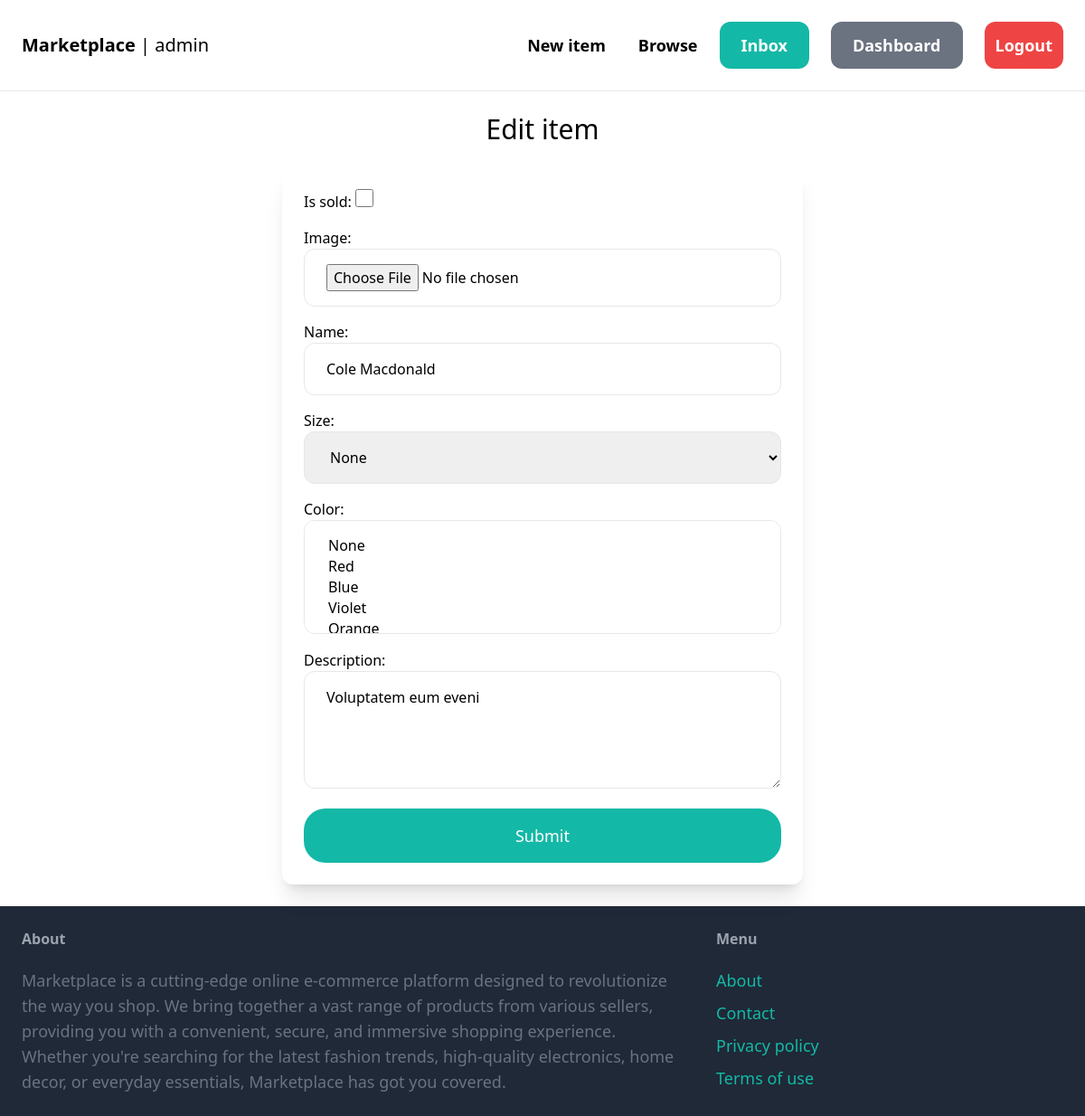
Screenshot of /items/3/edit (signed in) with the database file from the repository.
### item/models.py (models this page shows, shortened)
class Item(models.Model):
    category = models.ForeignKey(Category, related_name='items', on_delete=models.CASCADE)
    name = models.CharField(max_length=255)
    description = models.TextField(blank=True,null=True)
    size = models.CharField(max_length=100,blank=True,null=True)
    color = models.CharField(max_length=100,blank=True,null=True)
    gender = models.CharField(max_length=100,blank=True,null=True)
    price=models.FloatField(default=0.0)
    image = models.ImageField(upload_to='item_images', blank=True, null=True)
    is_sold = models.BooleanField(default=False)
    created_by = models.ForeignKey(User, on_delete=models.CASCADE, related_name='items')
    created_at=models.DateTimeField(auto_now_add=True)

### item/views.py (the view)
# urls.py: path('<int:pk>/edit', views.edit, name = 'edit'),
@login_required
def edit(request, pk):
    item = get_object_or_404(Item, pk=pk,created_by=request.user)
    if request.method == 'POST':
        form = EditItemForm(request.POST, request.FILES, instance=item)
        if form.is_valid():
            form.save()
            return redirect('item:detail', pk=item.id)
    else:
        form = EditItemForm(instance=item)
    return render(request, 'item/form.html',{
        'form':form,
        'title':'Edit item',
    })

### item/forms.py
class EditItemForm(forms.ModelForm):
    class Meta:
        model = Item
        fields = ('is_sold','image','name','size','color','description',)
        widgets = {
            'name':forms.TextInput(attrs={
                'class':INPUT_CLASSES
            }),
            'description':forms.Textarea(attrs={
                'class':INPUT_CLASSES,
                'rows':4
            }),
            'image':forms.FileInput(attrs={
                'class':INPUT_CLASSES
            }),
            'size':forms.Select(attrs={
                'class':INPUT_CLASSES
            },choices=SIZE_CHOICES),
            'color':forms.SelectMultiple(attrs={
                'class':INPUT_CLASSES
            },choices=COLOR_CHOICES),
            'is_sold':forms.CheckboxInput(attrs={
                'class':'text-left accent-emerald-500/25 w-5 h-5'
            }),
        }

### item/templates/item/form.html (shortened to what this page needs)
{% extends 'core/base.html' %}
{% block content %}
<h1 class="mb-6 text-3xl dark:text-white text-center">{{ title }}</h1>
<form action="" method="POST" enctype="multipart/form-data">
    <div class="flex flex-col items-center justify-center dark:text-black">
        <div class="space-y-4 flex flex-col justify-center dark:text-white  md:w-1/2 dark:bg-gray-800 p-6 rounded-xl shadow-xl">
            {{ form.as_p }}
            <button class="mt-6 w-full py-4 px-8 text-lg bg-teal-500 hover:bg-teal-700 rounded-3xl text-white">Submit</button>
        </div>
        </div>
</form>
{% endblock content %}

### core/templates/core/base.html (shortened to what this page needs)
{% load static %}
<!DOCTYPE html>
<html lang="en">
<head>
    <script src="https://cdn.tailwindcss.com"></script>
</head>
<body class="dark:bg-gray-900">
    <nav class="dark:text-white py-6 sm:px-6 w-full sm:flex flex-wrap justify-between items-center border-b border-gray-200">
            <a href="/" class="md:text-xl font-semibold ">Marketplace<span class="font-light"> | {{ request.user.username }}</span></a>
        <div class="md:flex  md:space-x-6">
            <div class="flex items-center justify-end sm:space-x-6">
                <a href="{% url 'item:new' %}" class=" m-3 sm:text-lg font-semibold hover:text-gray-500">New item</a>
                <a href="{% url 'item:items' %}" class=" m-3 sm:text-lg font-semibold hover:text-gray-500">Browse</a>
            </div>
            {% if request.user.is_authenticated %}
                <div class="flex items-center justify-center sm:space-x-6 space-x-3">
                    <a href="{% url 'conversation:inbox' %}" class="px-6   sm:py-3 sm:text-lg font-semibold bg-teal-500 text-white rounded-xl hover:bg-teal-700">Inbox</a>
                    <a href="{% url 'dashboard:index' %}" class="px-6  sm:py-3 sm:text-lg font-semibold bg-gray-500 text-white rounded-xl hover:bg-gray-700">Dashboard</a>
                    <a href="{% url 'core:logout' %}" class="px-3  sm:py-3 sm:text-lg font-semibold bg-red-500 text-white rounded-xl hover:bg-red-700">Logout</a>
                </div>
            {% endif %}
        </div>
    </nav>
    <div class="px-6 py-6">
        {% block content %}
        {% endblock %}
    </div>
    <footer  class="py-6 px-6 flex justify-between bg-gray-800">
        <div class="w-2/3 pr-10">
            <h3 class="mb-5 font-semibold text-gray-400">About</h3>
            <p class="text-lg text-gray-500 break-words">
                Marketplace is a cutting-edge online e-commerce platform designed to revolutionize the way you shop. We bring together a vast range of products from various sellers, providing you with a convenient, secure, and immersive shopping experience. Whether you're searching for the latest fashion trends, high-quality electronics, home decor, or everyday essentials, Marketplace has got you covered.
            </p>
        </div>
        <div class="w-1/3">
            <h3 class="mb-5 font-semibold text-gray-400">Menu</h3>
            <ul class="space-y-2">
                <li><a href="#" class="text-lg text-teal-500 hover:text-teal-700">About</a></li>
                <li><a href="{% url 'core:contact' %}" class="text-lg text-teal-500 hover:text-teal-700">Contact</a></li>
                <li><a href="#" class="text-lg text-teal-500 hover:text-teal-700">Privacy policy</a></li>
                <li><a href="#" class="text-lg text-teal-500 hover:text-teal-700">Terms of use</a></li>
            </ul>
        </div>
    </footer>
</body>
</html>

### rows the page displays
Item: name "Cole Macdonald", size "None", color "None / Red / Blue / Violet", description "Voluptatem eum eveni"

### other values shown
{{ request.user.username }} "admin"
{{ title }} "Edit item"
